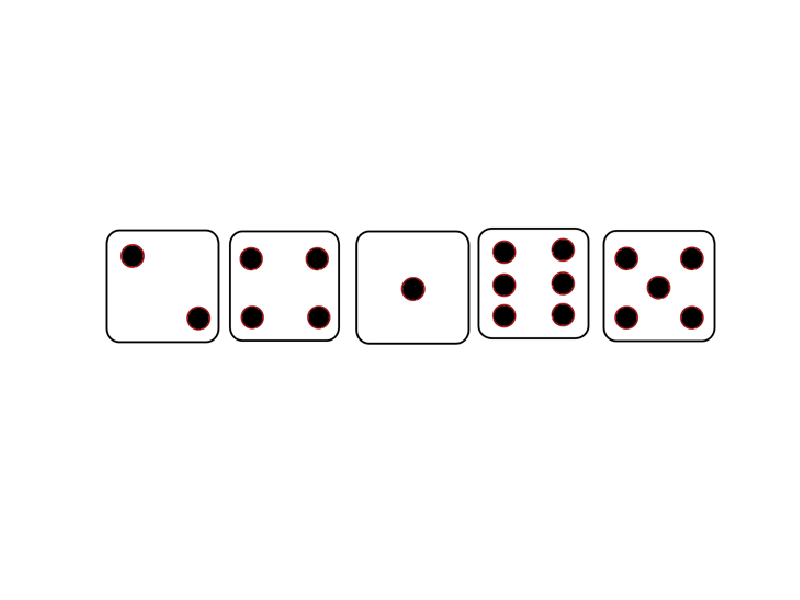

Source code (MATLAB):
%% Main File
    %%This is where most of the code will go
load Dice.mat

Yes = 1;
No = 0;


%% This is the main menu Prompt

fprintf('Welcome to yatzee\n')
fprintf('would you like to play?\n')
Menu = input('Yes or No? \n'); 

if Menu == 0
    fprintf ('Have a great day.')
    quit
else
    fprintf('Okay then lets start the game!\n')
end
    %%just a check for user to confirm start of program

%% This is the first Role

role = randi([1 6], [1 5]);
    %%roles dice using random numbers

imshow([Dice{role}]);
    %%this dispays the role using the Dice.mat file


%% This is the start of the first ReRole

reference = role ;
    %%used for troubleshooting issues in ReRole function
    %%a copy of the original role so i can reference back to the original

rerole = input('Would you like to rerole any dice?\n');

if rerole == 1

    NR1 = input('Would you like to rerole dice 1?  ');
    NR2 = input('Would you like to rerole dice 2?  ');
    NR3 = input('Would you like to rerole dice 3?  ');
    NR4 = input('Would you like to rerole dice 4?  ');
    NR5 = input('Would you like to rerole dice 5?  ');
        %%used for determining what dice need to be rerolled at the request
        %%of the user

    role2 = randi([1 6], [1 5]);
        %%a new random number aray for later use

    if NR1 == 1
        reference(1) = role2(1);
    end

    if NR2 == 1
        reference(2) = role2(2);
    end

    if NR3 == 1
        reference(3) = role2(3);
    end

    if NR4 == 1
        reference(4) = role2(4);
    end

    if NR5 == 1
        reference(5) = role2(5);
    end
        %%based on the users selection these conditional statements replace
        %%the original dice roles with the new coresponding dice values

    imshow([Dice{reference}]);
        %%displays the new dice roll

%% This is the start of the second ReRole

    rerole = input('Would you like to rerole any dice?\n');

    if rerole == 1
        NR1 = input('Would you like to rerole dice 1?  ');
        NR2 = input('Would you like to rerole dice 2?  ');
        NR3 = input('Would you like to rerole dice 3?  ');
        NR4 = input('Would you like to rerole dice 4?  ');
        NR5 = input('Would you like to rerole dice 5?  ');
            %%used for determining what dice need to be rerolled at the request
            %%of the user
        
        role3 = randi([1 6], [1 5]);
            %%a new random number aray for later use
        
        if NR1 == 1
            reference(1) = role3(1);
        end

        if NR2 == 1
            reference(2) = role3(2);
        end

        if NR3 == 1
            reference(3) = role3(3);
        end

        if NR4 == 1
            reference(4) = role3(4);
        end

        if NR5 == 1
            reference(5) = role3(5);
        end
            %%based on the users selection these conditional statements replace
            %%the original dice roles with the new coresponding dice values

        imshow([Dice{reference}]);
            %%displays the new dice roll
            
        fprintf('Time to select your catagory! \n')
    else
        fprintf('Time to select your catagory! \n')
    end
else
    fprintf('Time to select your catagory! \n')
end

total = sum(reference);

%% This is the start of the Upper Section of catagories

up = [0 0 0 0 0 0];

fprintf('You must first select a catagory you would like to score in the upper section. \n')

up(1) = sum(reference(:) == 1);
up(2) = sum(reference(:) == 2);
up(3) = sum(reference(:) == 3);
up(4) = sum(reference(:) == 4);
up(5) = sum(reference(:) == 5);
up(6) = sum(reference(:) == 6);
    %%counts the number of each dice in its catagory

Aces = up(1) * 1;
Twos = up(2) * 2;
Threes = up(3) * 3;
Fours = up(4) * 4;
Fives = up(5) * 5;
Sixes = up(6) * 6;
    %%for corectly scorring each catagory 

upScore = input('You may choose between Aces, Twos, Threes, Fours, Fives, Sixes:    ');

fprintf('Your total score in the upper section is: %g', upScore);
%% This is the start of the Lower Section of catagories

fprintf('\nYou must now select a catagory you would like to score in the lower section. \n')
lowScore = 0;
%%n = 0;
%%i=0;
%%while i<7
%    if sum(reference(:) == i) == 3
%       fprintf('no\n');
%        i=i+1;
%        n=i;
%    else
%        fprintf('congrats dude');
        
%    end
%end
    %%This loop is currently not working. comment out if a run is required.
    
if any(up == 5)
    lowScore = 50;
    fprintf('Wow you got a Yahtzee')
end

if any(up == 4)
    lowScore = total;
    fprintf('Wow you got a four of a kind!')
end

if any(up == 3)
    lowScore = total;
    fprintf('Wow you got a Three of a kind!')
end

gameScore = upScore + lowScore;
%%not a hunred percent sure if this how yahtzee works lol
